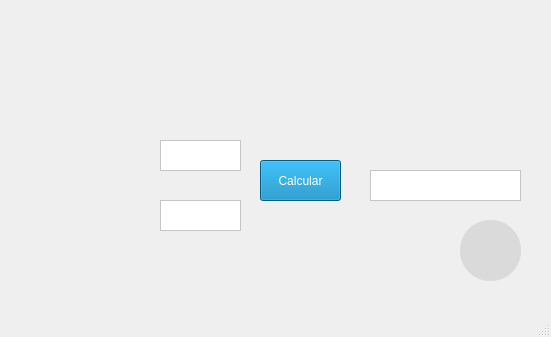
<?xml version="1.0" encoding="UTF-8"?>
<ui version="4.0">
 <class>ProductoPunto</class>
 <widget class="QMainWindow" name="ProductoPunto">
  <property name="geometry">
   <rect>
    <x>0</x>
    <y>0</y>
    <width>551</width>
    <height>337</height>
   </rect>
  </property>
  <property name="windowTitle">
   <string>Producto Punto de Vectores</string>
  </property>
  <widget class="QWidget" name="centralwidget">
   <widget class="QLabel" name="label">
    <property name="geometry">
     <rect>
      <x>0</x>
      <y>0</y>
      <width>551</width>
      <height>301</height>
     </rect>
    </property>
    <property name="text">
     <string/>
    </property>
    <property name="pixmap">
     <pixmap>Imagenes/fondo.jpg</pixmap>
    </property>
    <property name="scaledContents">
     <bool>true</bool>
    </property>
   </widget>
   <widget class="QLabel" name="label_14">
    <property name="geometry">
     <rect>
      <x>70</x>
      <y>-20</y>
      <width>401</width>
      <height>81</height>
     </rect>
    </property>
    <property name="text">
     <string/>
    </property>
    <property name="pixmap">
     <pixmap>Imagenes/Captura_de_pantalla_2024-05-23_003046-removebg-preview.png</pixmap>
    </property>
    <property name="scaledContents">
     <bool>true</bool>
    </property>
   </widget>
   <widget class="QPlainTextEdit" name="plainTextEdit_3">
    <property name="geometry">
     <rect>
      <x>160</x>
      <y>140</y>
      <width>81</width>
      <height>31</height>
     </rect>
    </property>
    <property name="styleSheet">
     <string notr="true">background-color: rgb(255, 255, 255);
color: rgb(0, 0, 0);</string>
    </property>
   </widget>
   <widget class="QLabel" name="label_15">
    <property name="geometry">
     <rect>
      <x>40</x>
      <y>90</y>
      <width>181</width>
      <height>31</height>
     </rect>
    </property>
    <property name="text">
     <string/>
    </property>
    <property name="pixmap">
     <pixmap>Imagenes/Captura_de_pantalla_2024-05-22_232244-removebg-preview.png</pixmap>
    </property>
    <property name="scaledContents">
     <bool>true</bool>
    </property>
   </widget>
   <widget class="QTextBrowser" name="textBrowser">
    <property name="geometry">
     <rect>
      <x>370</x>
      <y>170</y>
      <width>151</width>
      <height>31</height>
     </rect>
    </property>
    <property name="styleSheet">
     <string notr="true">background-color: rgb(255, 255, 255);
color: rgb(0, 0, 0);</string>
    </property>
   </widget>
   <widget class="QLabel" name="label_13">
    <property name="geometry">
     <rect>
      <x>370</x>
      <y>120</y>
      <width>141</width>
      <height>51</height>
     </rect>
    </property>
    <property name="text">
     <string/>
    </property>
    <property name="pixmap">
     <pixmap>Imagenes/Captura_de_pantalla_2024-05-21_190303-removebg-preview.png</pixmap>
    </property>
    <property name="scaledContents">
     <bool>true</bool>
    </property>
   </widget>
   <widget class="QPushButton" name="pushButton_23">
    <property name="geometry">
     <rect>
      <x>260</x>
      <y>160</y>
      <width>81</width>
      <height>41</height>
     </rect>
    </property>
    <property name="cursor">
     <cursorShape>PointingHandCursor</cursorShape>
    </property>
    <property name="styleSheet">
     <string notr="true">background-color: rgb(0, 129, 185);
color: rgb(255, 255, 255);</string>
    </property>
    <property name="text">
     <string>Calcular</string>
    </property>
   </widget>
   <widget class="QPushButton" name="pushButton_27">
    <property name="geometry">
     <rect>
      <x>460</x>
      <y>220</y>
      <width>61</width>
      <height>61</height>
     </rect>
    </property>
    <property name="cursor">
     <cursorShape>PointingHandCursor</cursorShape>
    </property>
    <property name="styleSheet">
     <string notr="true">color: rgb(255, 255, 255);
background-color: rgb(218, 218, 218);


border-radius: 30px;
</string>
    </property>
    <property name="text">
     <string/>
    </property>
    <property name="icon">
     <iconset>
      <normaloff>Imagenes/files.png</normaloff>Imagenes/files.png</iconset>
    </property>
   </widget>
   <widget class="QPlainTextEdit" name="plainTextEdit_4">
    <property name="geometry">
     <rect>
      <x>160</x>
      <y>200</y>
      <width>81</width>
      <height>31</height>
     </rect>
    </property>
    <property name="styleSheet">
     <string notr="true">background-color: rgb(255, 255, 255);
color: rgb(0, 0, 0);</string>
    </property>
   </widget>
   <widget class="QLabel" name="label_16">
    <property name="geometry">
     <rect>
      <x>50</x>
      <y>140</y>
      <width>91</width>
      <height>31</height>
     </rect>
    </property>
    <property name="text">
     <string/>
    </property>
    <property name="pixmap">
     <pixmap>Imagenes/Captura_de_pantalla_2024-05-23_003247-removebg-preview.png</pixmap>
    </property>
    <property name="scaledContents">
     <bool>true</bool>
    </property>
   </widget>
   <widget class="QLabel" name="label_17">
    <property name="geometry">
     <rect>
      <x>50</x>
      <y>200</y>
      <width>81</width>
      <height>31</height>
     </rect>
    </property>
    <property name="text">
     <string/>
    </property>
    <property name="pixmap">
     <pixmap>Imagenes/Captura_de_pantalla_2024-05-23_003322-removebg-preview.png</pixmap>
    </property>
    <property name="scaledContents">
     <bool>true</bool>
    </property>
   </widget>
  </widget>
  <widget class="QMenuBar" name="menubar">
   <property name="geometry">
    <rect>
     <x>0</x>
     <y>0</y>
     <width>551</width>
     <height>26</height>
    </rect>
   </property>
  </widget>
  <widget class="QStatusBar" name="statusbar"/>
 </widget>
 <resources/>
 <connections/>
</ui>
